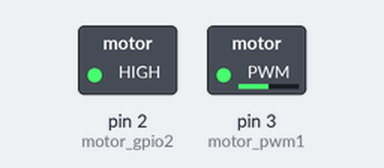
Recording of a sketch running on a simulated Arduino Uno, built with avr-gcc and run on an emulated ATmega328P. On the bench: switched loads named in the sketch (green lamp = pin HIGH).

Above: at 0.1 s.
Timing chart, 0 to 1.6 s (numbered marks = the images above):
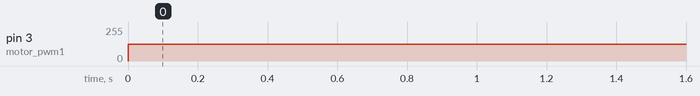

The sketch:

DC_geared.ino
```cpp
int motor_pwm1 = 3;
int motor_gpio2 = 2;
int dutyCycle = 50;

void setup(){
    //The motor has the following truth table:
    //        motor_GPIO   motor_PWM    OUT
    //            0           PWM        1
    //            1           PWM        2
    //
    dutyCycle = map(dutyCycle,0,100,0,255);
    pinMode(motor_pwm1,OUTPUT);
    pinMode(motor_gpio2,OUTPUT);
    digitalWrite(motor_gpio2,HIGH);

}

void loop(){

    analogWrite(motor_pwm1,dutyCycle);


}
```

Measured:
- by itself, pin 3 (motor_pwm1): 0/255 → 127/255 at 0.00 s
